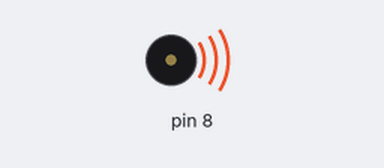
The sketch below on a simulated Arduino Uno, built with avr-gcc and run on an emulated ATmega328P. On the bench: buzzer (waves = sounding).

Above: at 0.5 s.
Timing chart, 0 to 4.6 s (numbered marks = the images above):
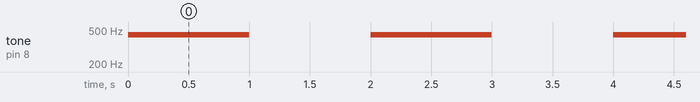

Measured:
- by itself, tone on pin 8: alternates 440 Hz for 1.0 s and silent for 1.0 s

The sketch:

tone.ino
```cpp
void setup() {
}
void loop() {
    tone(8, 440);
    delay(1000);
    noTone(8);
    delay(1000);
}
```
